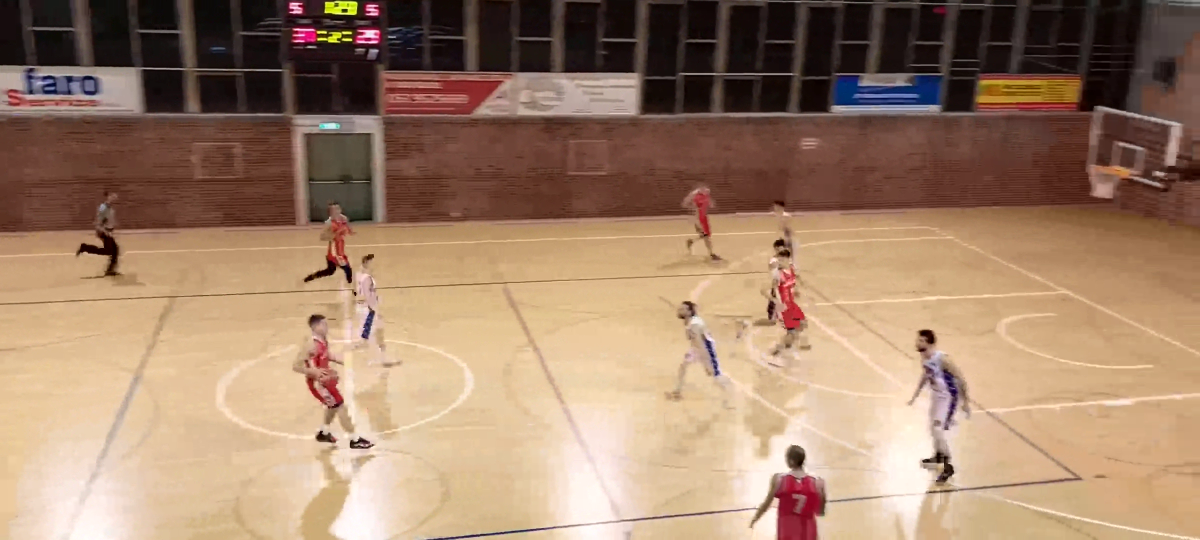
#> input picture frame 45 of input_videos/CVD vs Novellara 70-50 [4 Marzo 2023].webm, 2400 x 1080 px, given in place of tosti_zola.mp4, which was not available (shown at 1/2 size)
$ python panorama.py
#> lines starting #> are read from the running program, lines starting #| are printed output that depends on the picture; pictures that were not available may be replaced by others from this repository, and a replacement may not be noted
import cv2
import numpy as np
import imutils
import matplotlib.pyplot as plt

# Carica il video
video_path = "C:\\Users\\marco\\OneDrive\\Documents\\GitHub\\Basketball_Video_Analysis\\input_videos\\tosti_zola.mp4"
cap = cv2.VideoCapture(video_path)

# Leggi il primo frame
ret, previous_frame = cap.read()
#> previous_frame is the input picture: shape (1080, 2400, 3); mean B, G, R 106, 129.8, 160.4
previous_frame = imutils.resize(previous_frame, width=600)
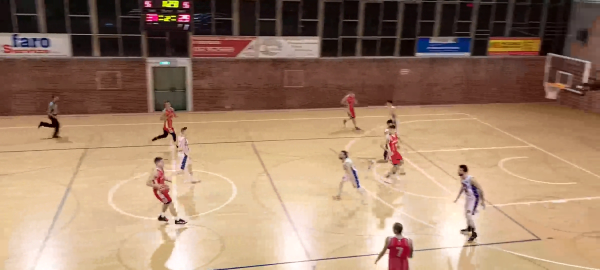
#> previous_frame: shape (270, 600, 3); mean B, G, R 106, 129.8, 160.4
result = previous_frame
first = previous_frame

for _ in range(200):
    # Leggi il frame successivo
    ret, current_frame = cap.read()
    if not ret:
        break

    # Ridimensiona il frame
    current_frame = imutils.resize(current_frame, width=600)

    # Trova punti chiave e descrittori
    orb = cv2.ORB_create()
    kp1, des1 = orb.detectAndCompute(previous_frame, None)
    kp2, des2 = orb.detectAndCompute(current_frame, None)

    # Corrispondenza tra descrittori
    bf = cv2.BFMatcher(cv2.NORM_HAMMING, crossCheck=True)
    matches = bf.match(des1, des2)
    matches = sorted(matches, key=lambda x: x.distance)

    # Estrai le coordinate dai punti corrispondenti
    src_pts = np.float32([kp1[m.queryIdx].pt for m in matches]).reshape(-1, 1, 2)
    dst_pts = np.float32([kp2[m.trainIdx].pt for m in matches]).reshape(-1, 1, 2)

    # Trova l'omografia
    H, mask = cv2.findHomography(dst_pts, src_pts, cv2.RANSAC, 5.0)

    # Applica la trasformazione omografica
    height, width, _ = current_frame.shape
    panorama = cv2.warpPerspective(current_frame, H, (width + 100, height))

    # Combina le immagini
    panorama[0:result.shape[0], 0:result.shape[1]] = result

    # Aggiorna il risultato
    result = panorama

    # Aggiorna il frame precedente
    previous_frame = current_frame

# Chiudi il video
cap.release()

cv2.imshow("First frame", imutils.resize(first, width=600))

# Visualizza il panorama
cv2.imshow("Result", result)
cv2.waitKey(0)

$ run again, starting later in the video
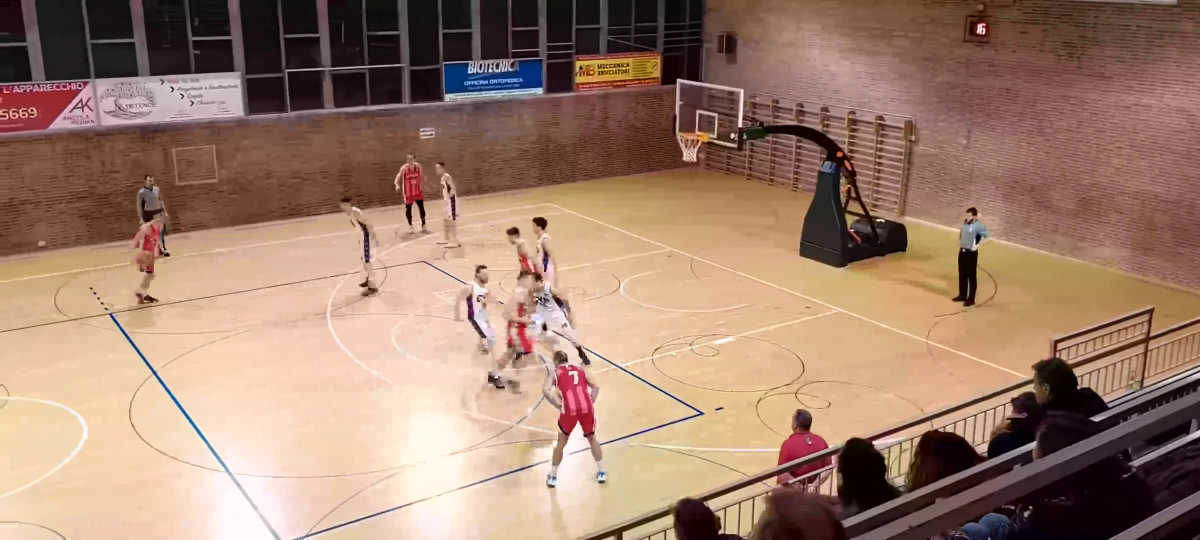
#> input picture frame 202 of input_videos/CVD vs Novellara 70-50 [4 Marzo 2023].webm, 2400 x 1080 px, given in place of tosti_zola.mp4, which was not available (shown at 1/2 size)
#> previous_frame is the input picture: shape (1080, 2400, 3); mean B, G, R 109.5, 127.6, 158.8
#> previous_frame: shape (270, 600, 3)

$ run again, starting later in the video
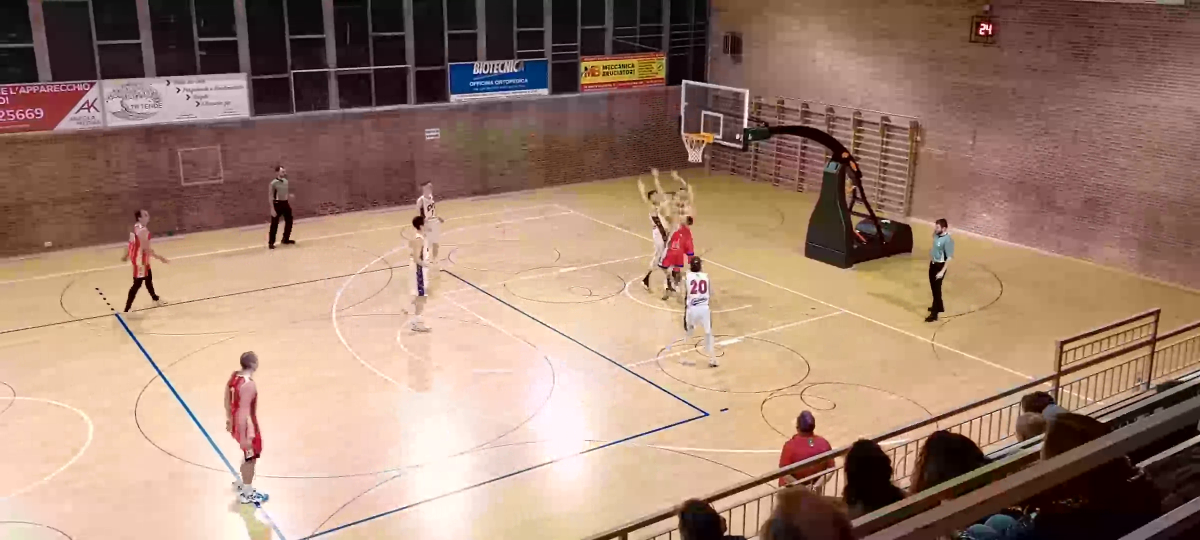
#> input picture frame 360 of input_videos/CVD vs Novellara 70-50 [4 Marzo 2023].webm, 2400 x 1080 px, given in place of tosti_zola.mp4, which was not available (shown at 1/2 size)
#> previous_frame is the input picture: shape (1080, 2400, 3); mean B, G, R 112.5, 129.5, 160.4
#> previous_frame: shape (270, 600, 3)
